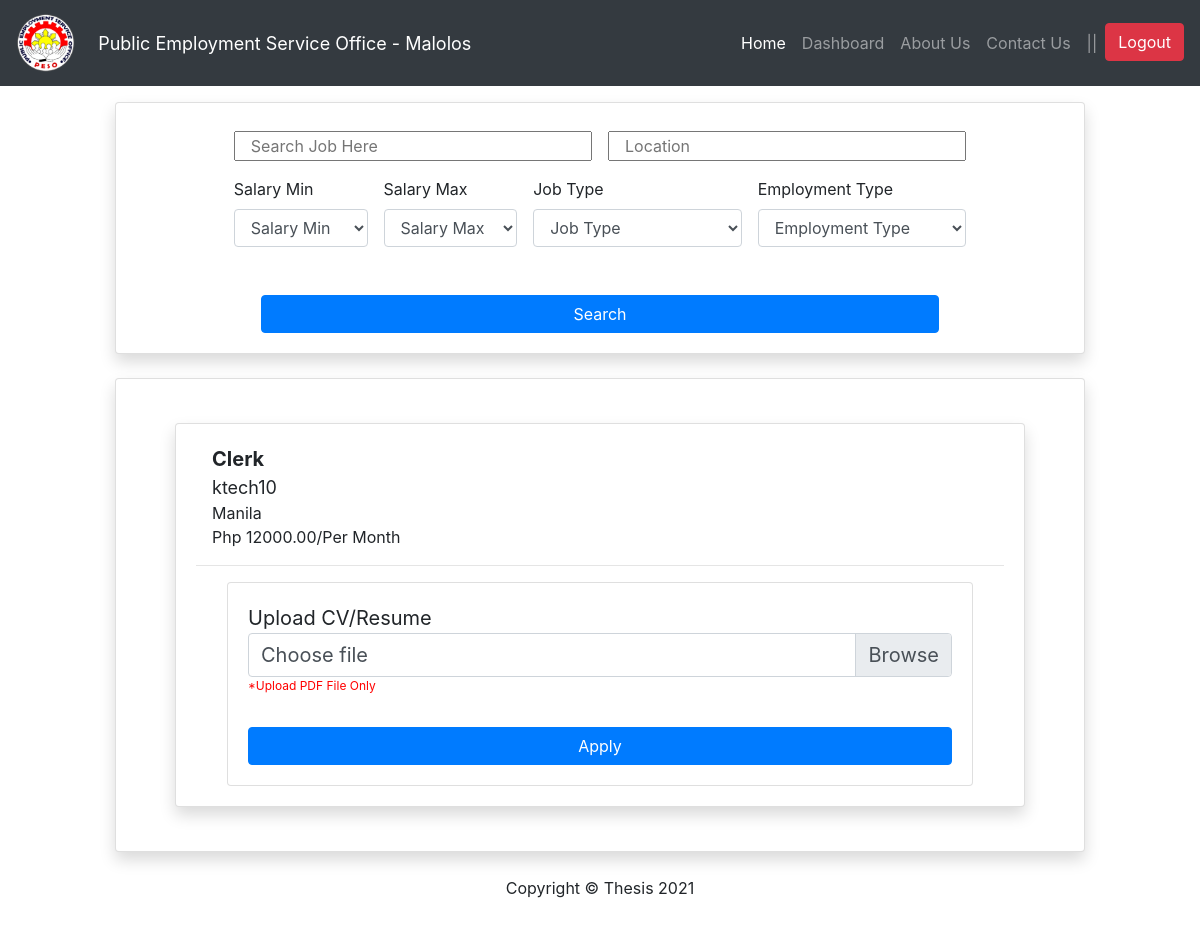
Screenshot of /pages/applicant/joblist-apply.php?jid=12 (signed in) with the database file from the repository.
### tables this page shows
CREATE TABLE `employer_company_profile` (
  `id` int(11) NOT NULL,
  `eid` int(11) NOT NULL,
  `company_name` varchar(100) NOT NULL,
  `company_description` text NOT NULL,
  `industry_type` varchar(100) NOT NULL,
  `building_no` varchar(100) NOT NULL,
  `street_name` varchar(100) NOT NULL,
  `barangay_name` varchar(100) NOT NULL,
  `city_name` varchar(100) NOT NULL,
  `province_name` varchar(100) NOT NULL,
  `zip_code` varchar(100) NOT NULL
);

CREATE TABLE `employer_vacancy_profile` (
  `id` int(11) NOT NULL,
  `eid` int(11) NOT NULL,
  `job_title` varchar(100) NOT NULL,
  `job_qualifications` text NOT NULL,
  `job_summary` text NOT NULL,
  `job_requirements` text NOT NULL,
  `job_posted` varchar(50) NOT NULL,
  `job_categories` varchar(255) NOT NULL,
  `job_type` varchar(255) NOT NULL,
  `job_salary` varchar(255) NOT NULL,
  `job_status` varchar(50) NOT NULL,
  `job_location` varchar(255) NOT NULL
);

### pages/applicant/joblist-apply.php (the view, shortened to what this page needs)
<?php
    include("../../php-func/conn.php");
    if(isset($_SESSION["access"])){
?>
<!DOCTYPE html>
<html lang="en">
<head>
  <link href="vendor/fontawesome-free/css/all.min.css" rel="stylesheet" type="text/css">
  <link href="vendor/datatables/dataTables.bootstrap4.css" rel="stylesheet">
  <link href="css/sb-admin.css" rel="stylesheet">
</head>
<body id="page-top">
    <nav class="navbar navbar-expand navbar-dark bg-dark static-top">
        <a class="navbar-brand mr-1" href="index.php" style="font-size: 16px;">
            <div class="row">
                <div class="col-2"><img src="../../images/pesologo.png" alt="Logo.png" width="60px;"></div>
                <div class="col-10 align-self-center" style="font-size: 18px;">Public Employment Service Office - Malolos</div>
            </div>
        </a>
        <ul class="navbar-nav ml-auto ml-md-0">
            <li class="nav-item">
                <a class="nav-link active" href="index.php">Home</a>
            </li>
            <li class="nav-item">
                <a class="nav-link" href="dashboard.php">Dashboard</a>
            </li>
            <li class="nav-item">
                <a class="nav-link" href="about.php">About Us</a>
            </li>
            <li class="nav-item">
                <a class="nav-link" href="about.php">Contact Us</a>
            </li>
            <li class="nav-link">
                <a>||</a>
            </li>
            <li class="nav-item dropdown no-arrow">
                <a class="btn btn-danger" href="#" data-toggle="modal" data-target="#logoutModal">Logout</a>
            </li>
        </ul>
    </nav>
    <div id="wrapper">
        <div id="content-wrapper">
            <div class="container-fluid">
				<div class="row justify-content-md-center">
					<div class="col-xl-10 col-sm-10 mb-8">
							<div class="card col-xl-12 col-sm-12 mb-4 shadow">
								<div class="card-body">
									<form action="">
										<div class="col-xl-12 col-sm-12 mb-12">
												<div class="row justify-content-md-center">
													<div class="col-xl-5 col-sm-6 mb-6 p-2">
														<input type="text" class="col-xl-12 col-sm-12 mb-12 w-100" placeholder="Search Job Here">
													</div>
													<div class="col-xl-5 col-sm-6 mb-6 p-2">
														<input type="text" class="col-xl-12 col-sm-12 mb-12 w-100" placeholder="Location">
													</div>
												</div>
											</div>
											<div class="col-xl-12 col-sm-12 mb-12">
												<div class="row justify-content-md-center">
													<div class="col-xl-2 col-sm-4 mb-4 p-2">
														<div class="form-group">
															<label for="SalaryGrade">Salary Min</label>
															<select class="form-control" id="SalaryGradeMin" placeholder="Salary Grade">
																<option selected>Salary Min</option>
																<?php
																	$SalarySelect = $mysqli->query("SELECT * FROM salary_grade");
																?>
															</select>
														</div>
													</div>
													<div class="col-xl-2 col-sm-4 mb-4 p-2">
														<div class="form-group">
															<label for="SalaryGrade">Salary Max</label>
															<select class="form-control" id="SalaryGradeMax" placeholder="Salary Grade">
																<option selected>Salary Max</option>
															</select>
														</div>
													</div>
													<div class="col-xl-3 col-sm-4 mb-4 p-2">
														<div class="form-group">
															<label for="SalaryGrade">Job Type</label>
															<select class="form-control" id="JobType" placeholder="Job Type">
																<option selected>Job Type</option>
															</select>
														</div>
													</div>
													<div class="col-xl-3 col-sm-4 mb-4 p-2">
														<div class="form-group">
															<label for="SalaryGrade">Employment Type</label>
															<select class="form-control" id="EmploymentType" placeholder="Employment Type">
																<option selected>Employment Type</option>
															</select>
														</div>
													</div>
											</div>
										</div>
										<div class="col-xl-12 col-sm-12 mb-12" style="padding-right : 110px; padding-left : 110px;">
											<button type="submit" class="btn btn-primary btn-block">Search</button>
										</div>
									</form>
								</div>
							</div>
					</div>
					<div class="col-xl-10 col-sm-10 mb-8">
							<div class="card col-xl-12 col-sm-12 mb-4 shadow">
								<div class="card-body">
                                <?php
                                            if(isset($_GET['jid'])){
                                                $id = $mysqli->real_escape_string($_GET['jid']);
                                                $query = "SELECT *
                                                            FROM employer_company_profile
                                                            RIGHT JOIN employer_vacancy_profile
                                                            ON employer_company_profile.eid = employer_vacancy_profile.eid
                                                            WHERE employer_vacancy_profile.id = '$id'";
                                            $result = $mysqli->query($query);
                                                $row = $result->fetch_array();
                                            $cname = $row['company_name'];
                                            $jname = $row['job_title'];
                                            $jlocation = $row['job_location'];
                                            $jsalary = $row['job_salary'];
                                        ?>
                                            <div class="card m-4 shadow ">
                                            <div class="card-body">
                                                <div class="row">
                                                    <div class="ml-3 mr-3">
                                                        <div class="col-xl-12 col-sm-12" style="font-size: 20px;">
                                                            <strong><?php echo $jname;?></strong>
                                                        </div>
                                                        <div class="col-xl-12 col-sm-12" style="font-size: 18px;">
                                                            <?php echo $cname;?>
                                                        </div>
                                                        <div class="col-xl-12 col-sm-12" style="font-size: 16px;">
                                                            <?php echo $jlocation;?>
                                                        </div>
                                                        <div class="col-xl-12 col-sm-12">
                                                            Php <?php echo $jsalary;?>/Per Month
                                                        </div>
                                                    </div>
                                                </div>
                                                <hr>
                                                <div class="ml-3 mr-3">
                                                    <div class="col-xl-12 col-sm-12" style="font-size: 20px;">
                                                        <div class="card">
                                                            <div class="card-body">
                                                                <form action="../../php-func/file_function/ApplyJob.php" method="POST" enctype="multipart/form-data">
                                                                    <div class="row">
                                                                        <div class="col-12">
                                                                            Upload CV/Resume
                                                                        </div>
                                                                        <div class="col-12">
                                                                            <?php
                                                                                $aid = $_SESSION['uid'];
                                                                                $checkid1 = $mysqli->query("SELECT * FROM applicant_file WHERE aid = '$aid' ORDER BY id DESC");
                                                                                            $row = $checkid1->fetch_array();
                                                                                if($checkid1->num_rows != 0){
                                                                            ?>
                                                                                <a href="../../upload/<?php echo $row['file_name']; ?>" target="_blank" class="btn btn-primary btn-block">
                                                                                    <i class="fas fa-file-upload"></i> View File
                                                                                </a>
                                                                                <input type="hidden" name="fid" value="<?php echo $row['id'];?>">
                                                                            <?php
                                                                                }else{
                                                                            ?>
                                                                                <div class="custom-file">
                                                                                    <label class="custom-file-label" for="inputGroupFile04">Choose file</label>
                                                                                </div>
                                                                                <p style="font-size: 12px; color:red;">*Upload PDF File Only</p>
                                                                            <?php
                                                                                }
                                                                            ?>
                                                                        </div>
                                                                    </div>
                                                                    <div class="mt-3">
                                                                        <button type="submit" class="btn btn-primary btn-block">Apply</button>
                                                                    </div>
                                                                </form>
                                                            </div>
                                                        </div>
                                                    </div>
                                                </div>
                                        </div>
                                        <?php
                                            }
                                        ?>
								</div>
							</div>
					</div>
				</div>
            </div>
            <footer class="footer">
                <div class="container my-auto">
                    <div class="copyright text-center my-auto">
                        <span>Copyright © Thesis 2021</span>
                    </div>
                </div>
            </footer>
        </div>
    </div>
</body>
</html>
<?php
    }else{
        header('Location: ../../index.php');
        $url = "../../index.php";
        echo '<META HTTP-EQUIV=Refresh CONTENT="0; URL='.$url.'">';
    }
?>

### rows the page displays
employer_company_profile: employer_vacancy_profile.job_title "Clerk", company_name "ktech10", employer_vacancy_profile.job_location "Manila", employer_vacancy_profile.job_salary "12000.00"
